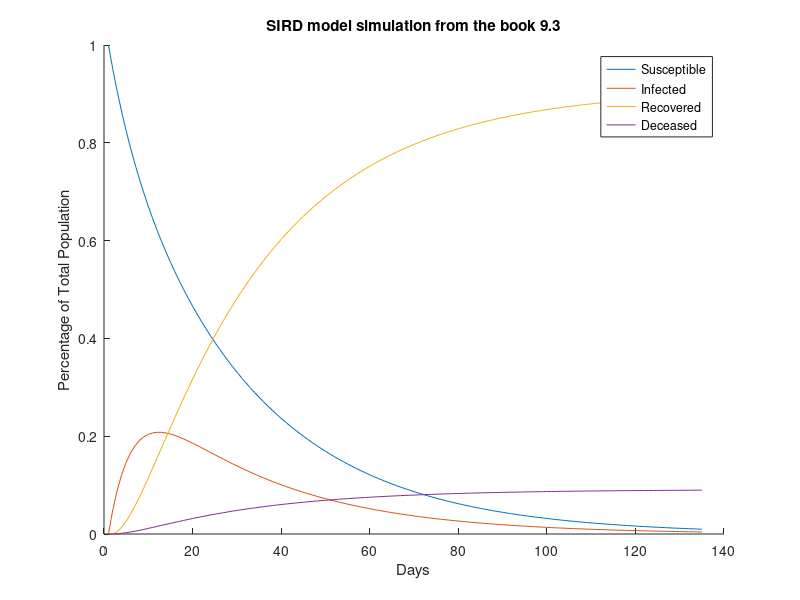

Write MATLAB code to recreate this figure.
%% Function to simulate SIRD

function xt = simulateSIRD()

% Setup x so that it is zero at the beginning
xt = [1; zeros(3, 1)];

% Build the model from the textbook 9.3
model = [.95, 0.04, 0, 0; .05, .85, 0, 0; 0, .1, 1, 0; 0, .01, 0, 1];

% 
% for i=1:t
%     xt=[xt, model*xt(i)];
% end

i =1; %i is counter of time
% Compute the next iteration as long as the infection population is larger
% than 1% of the total population. 
while abs(xt(1, i)) > .01
   xt=[xt, model*xt(:, i)]; % add another column to x, ie x(t+1), that is model and x of current t
    i=i+1;
end

% t = 30;
% for i=1:t
%    current = model * xt(:,i);
%    xt = cat(2,xt,current);
% end

figure;
hold on;
plot(xt(1, :));
plot(xt(2, :));
plot(xt(3, :));
plot(xt(4, :));
xlabel("Days"); %label the x axis
ylabel("Percentage of Total Population");  %Label y axis
title("SIRD model simulation from the book 9.3");
legend("Susceptible", "Infected", "Recovered", "Deceased");

end